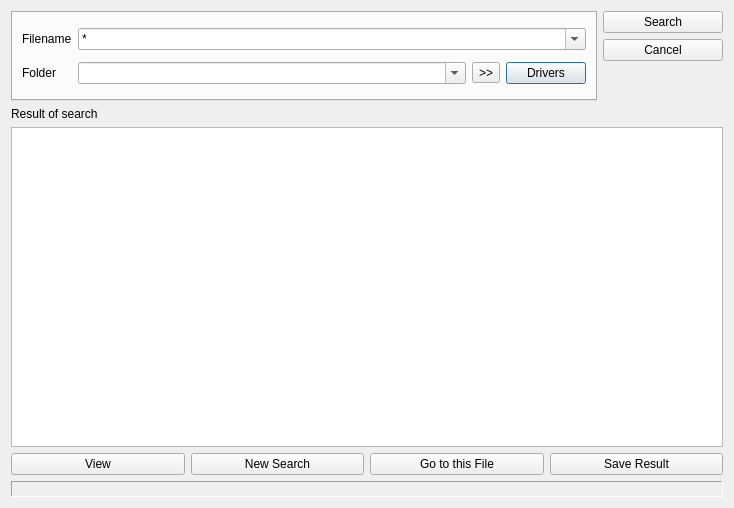
<?xml version="1.0" encoding="UTF-8"?>
<ui version="4.0">
 <class>SerchFileDialog</class>
 <widget class="QDialog" name="SerchFileDialog">
  <property name="geometry">
   <rect>
    <x>0</x>
    <y>0</y>
    <width>734</width>
    <height>508</height>
   </rect>
  </property>
  <property name="windowTitle">
   <string>Search File</string>
  </property>
  <layout class="QVBoxLayout" name="verticalLayout_3" stretch="0,1,0,0">
   <item>
    <layout class="QHBoxLayout" name="horizontalLayout">
     <item>
      <widget class="QTabWidget" name="tabWidget">
       <property name="currentIndex">
        <number>0</number>
       </property>
       <property name="tabBarAutoHide">
        <bool>true</bool>
       </property>
       <widget class="QWidget" name="normalTab">
        <attribute name="title">
         <string>Normal</string>
        </attribute>
        <layout class="QGridLayout" name="gridLayout" columnstretch="0,1,0,0,0" columnminimumwidth="0,0,0,0,0">
         <item row="0" column="0">
          <widget class="QLabel" name="label">
           <property name="text">
            <string>Filename</string>
           </property>
          </widget>
         </item>
         <item row="0" column="1" colspan="4">
          <widget class="QComboBox" name="cbFileName">
           <property name="editable">
            <bool>true</bool>
           </property>
           <property name="currentText">
            <string>*</string>
           </property>
          </widget>
         </item>
         <item row="1" column="3">
          <widget class="QToolButton" name="btnBrowseFolder">
           <property name="text">
            <string>&gt;&gt;</string>
           </property>
          </widget>
         </item>
         <item row="1" column="0">
          <widget class="QLabel" name="label_2">
           <property name="text">
            <string>Folder</string>
           </property>
          </widget>
         </item>
         <item row="1" column="1" colspan="2">
          <widget class="QComboBox" name="cbFolder">
           <property name="minimumSize">
            <size>
             <width>350</width>
             <height>0</height>
            </size>
           </property>
           <property name="editable">
            <bool>true</bool>
           </property>
          </widget>
         </item>
         <item row="1" column="4">
          <widget class="QPushButton" name="btnDrivers">
           <property name="text">
            <string>Drivers</string>
           </property>
           <property name="flat">
            <bool>false</bool>
           </property>
          </widget>
         </item>
        </layout>
       </widget>
      </widget>
     </item>
     <item>
      <layout class="QVBoxLayout" name="verticalLayout">
       <item>
        <widget class="QPushButton" name="btnStartSearch">
         <property name="sizePolicy">
          <sizepolicy hsizetype="Minimum" vsizetype="Fixed">
           <horstretch>0</horstretch>
           <verstretch>0</verstretch>
          </sizepolicy>
         </property>
         <property name="minimumSize">
          <size>
           <width>120</width>
           <height>0</height>
          </size>
         </property>
         <property name="text">
          <string>Search</string>
         </property>
        </widget>
       </item>
       <item>
        <widget class="QPushButton" name="btnCancel">
         <property name="text">
          <string>Cancel</string>
         </property>
        </widget>
       </item>
       <item>
        <spacer name="verticalSpacer">
         <property name="orientation">
          <enum>Qt::Vertical</enum>
         </property>
         <property name="sizeHint" stdset="0">
          <size>
           <width>20</width>
           <height>40</height>
          </size>
         </property>
        </spacer>
       </item>
      </layout>
     </item>
    </layout>
   </item>
   <item>
    <widget class="QWidget" name="widgetResult" native="true">
     <layout class="QVBoxLayout" name="verticalLayout_2" stretch="0,0">
      <property name="leftMargin">
       <number>0</number>
      </property>
      <property name="topMargin">
       <number>0</number>
      </property>
      <property name="rightMargin">
       <number>0</number>
      </property>
      <property name="bottomMargin">
       <number>0</number>
      </property>
      <item>
       <widget class="QLabel" name="labelTip">
        <property name="text">
         <string>Result of search</string>
        </property>
       </widget>
      </item>
      <item>
       <widget class="QListView" name="lwResult">
        <property name="editTriggers">
         <set>QAbstractItemView::NoEditTriggers</set>
        </property>
       </widget>
      </item>
     </layout>
    </widget>
   </item>
   <item>
    <widget class="QWidget" name="widgetButtons" native="true">
     <layout class="QHBoxLayout" name="horizontalLayout_2">
      <property name="leftMargin">
       <number>0</number>
      </property>
      <property name="topMargin">
       <number>0</number>
      </property>
      <property name="rightMargin">
       <number>0</number>
      </property>
      <property name="bottomMargin">
       <number>0</number>
      </property>
      <item>
       <widget class="QPushButton" name="btnView">
        <property name="text">
         <string>View</string>
        </property>
       </widget>
      </item>
      <item>
       <widget class="QPushButton" name="btnNew">
        <property name="text">
         <string>New Search</string>
        </property>
       </widget>
      </item>
      <item>
       <widget class="QPushButton" name="btnGoToFile">
        <property name="text">
         <string>Go to this File</string>
        </property>
       </widget>
      </item>
      <item>
       <widget class="QPushButton" name="btnSave">
        <property name="text">
         <string>Save Result</string>
        </property>
       </widget>
      </item>
     </layout>
    </widget>
   </item>
   <item>
    <widget class="QFrame" name="frameCurrentDir">
     <property name="frameShape">
      <enum>QFrame::Panel</enum>
     </property>
     <property name="frameShadow">
      <enum>QFrame::Sunken</enum>
     </property>
     <layout class="QHBoxLayout" name="horizontalLayout_3">
      <property name="spacing">
       <number>0</number>
      </property>
      <property name="leftMargin">
       <number>6</number>
      </property>
      <property name="topMargin">
       <number>0</number>
      </property>
      <property name="rightMargin">
       <number>0</number>
      </property>
      <property name="bottomMargin">
       <number>0</number>
      </property>
      <item>
       <widget class="QLabel" name="labelCurentPath">
        <property name="frameShape">
         <enum>QFrame::NoFrame</enum>
        </property>
        <property name="frameShadow">
         <enum>QFrame::Sunken</enum>
        </property>
        <property name="text">
         <string/>
        </property>
       </widget>
      </item>
     </layout>
    </widget>
   </item>
  </layout>
 </widget>
 <tabstops>
  <tabstop>btnStartSearch</tabstop>
  <tabstop>btnCancel</tabstop>
  <tabstop>cbFileName</tabstop>
  <tabstop>cbFolder</tabstop>
  <tabstop>btnBrowseFolder</tabstop>
  <tabstop>btnDrivers</tabstop>
  <tabstop>lwResult</tabstop>
  <tabstop>btnView</tabstop>
  <tabstop>btnNew</tabstop>
  <tabstop>btnGoToFile</tabstop>
  <tabstop>btnSave</tabstop>
  <tabstop>tabWidget</tabstop>
 </tabstops>
 <resources/>
 <connections/>
</ui>
